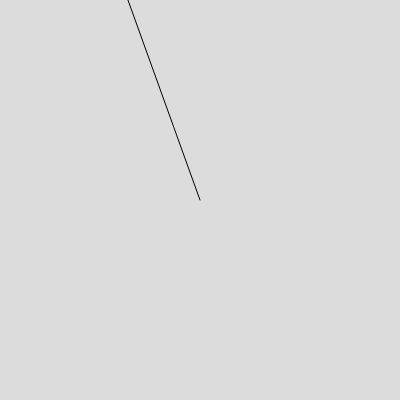
Frame 1 (no input)
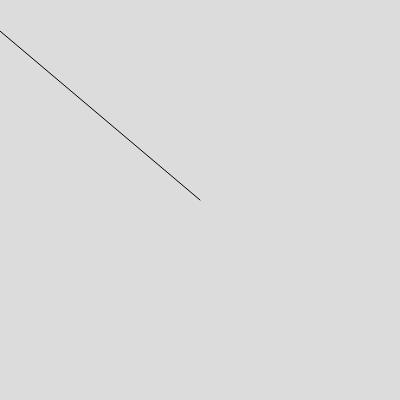
Frame 60 (no input)
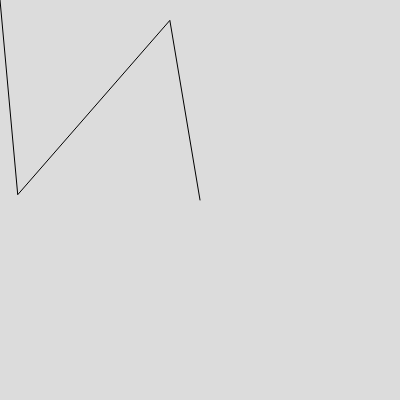
Frame 120 (the mouse pressed at the canvas centre since frame 60)

The p5.js sketch that drew these frames (run headless with seeded random() and noise() and a simulated clock; from frame 60 on, the mouse is pressed at the canvas centre):

// p5.js sketch
// ── sketch.js
let mouseIsOver = false;

function setup() {
  let canvas = createCanvas(400, 400);
  canvas.mouseOver(() => mouseIsOver = true);
  canvas.mouseOut(() => mouseIsOver = false);
}

function draw() {
  background(220);


  if (mouseIsOver) {
    let points = generateLine(createVector(200, 200), createVector(mouseX, mouseY))
    beginShape();
    noFill();
    points.forEach(dot => vertex(dot.x, dot.y))
    endShape();
  }
}

function generateLine(start, end) {
  let norm = createVector(0, 0, 0);

  norm.mag()
  
  let normal = p5.Vector.cross(end.sub(start), createVector(0,0,1));
  


  return [start].concat(createArrayWithRandomVectors(start, end), [end]);
}

function createArrayWithRandomVectors(start, end) {
  return Array.from({length: 2}, () => createVector(random(start.x, end.x), random(start.y, end.y), 0));
}
